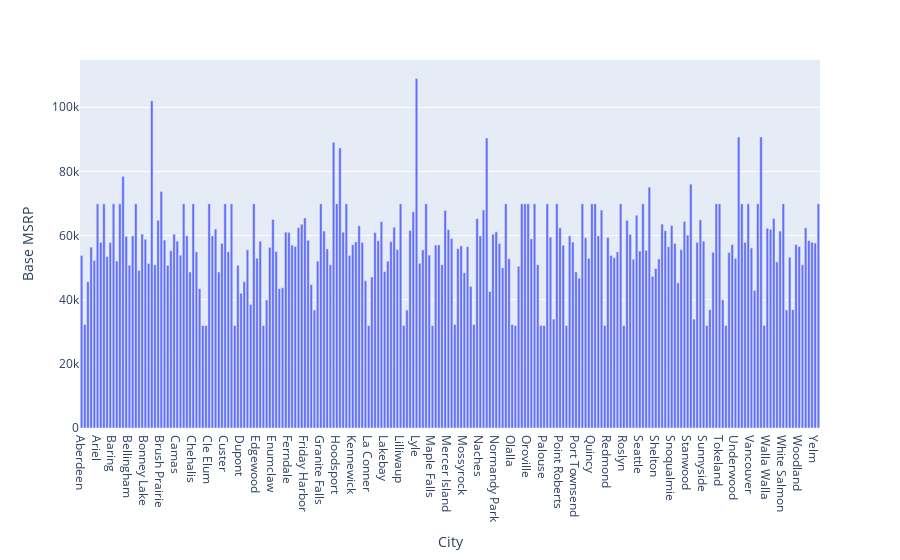

Notebook source saved alongside this figure:
### Code cell
import plotly.express as px
px.bar(d_m,x="City",y="Base MSRP")

### Figure 1 — Plotly figure (JSON) as saved in the notebook; plotly's stock layout.template omitted (floating-point values rounded to 4 significant figures; data arrays with more than 128 entries replaced by an {"elided": "..."} marker saying what was removed)
{"data": [{"alignmentgroup": "True", "hovertemplate": "City=%{x}<br>Base MSRP=%{y}<extra></extra>", "legendgroup": "", "marker": {"color": "#636efa", "pattern": {"shape": ""}}, "name": "", "offsetgroup": "", "orientation": "v", "showlegend": false, "textposition": "auto", "type": "bar", "x": {"elided": "232 str values"}, "xaxis": "x", "y": {"elided": "232 float values"}, "yaxis": "y"}], "layout": {"barmode": "relative", "legend": {"tracegroupgap": 0}, "margin": {"t": 60}, "xaxis": {"anchor": "y", "domain": [0, 1], "title": {"text": "City"}}, "yaxis": {"anchor": "x", "domain": [0, 1], "title": {"text": "Base MSRP"}}}}
